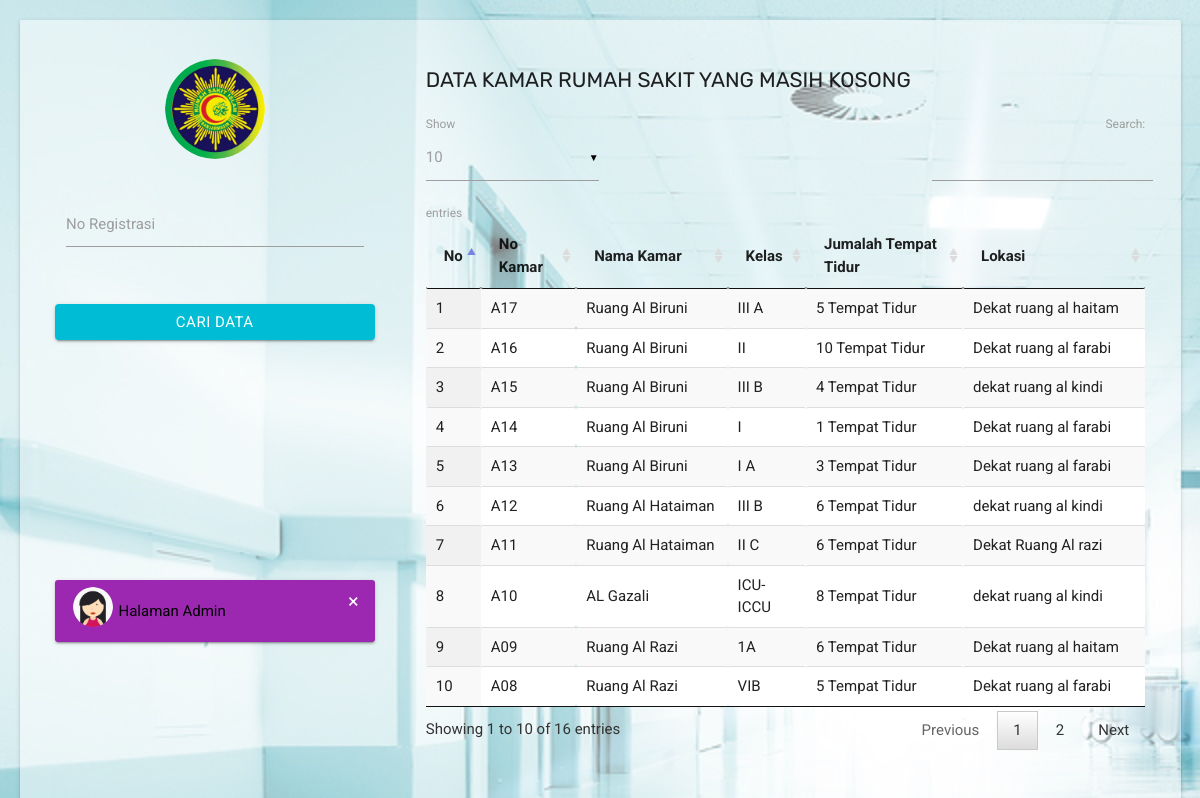
The app's page /visitor/temukan-pasien.php, older data.
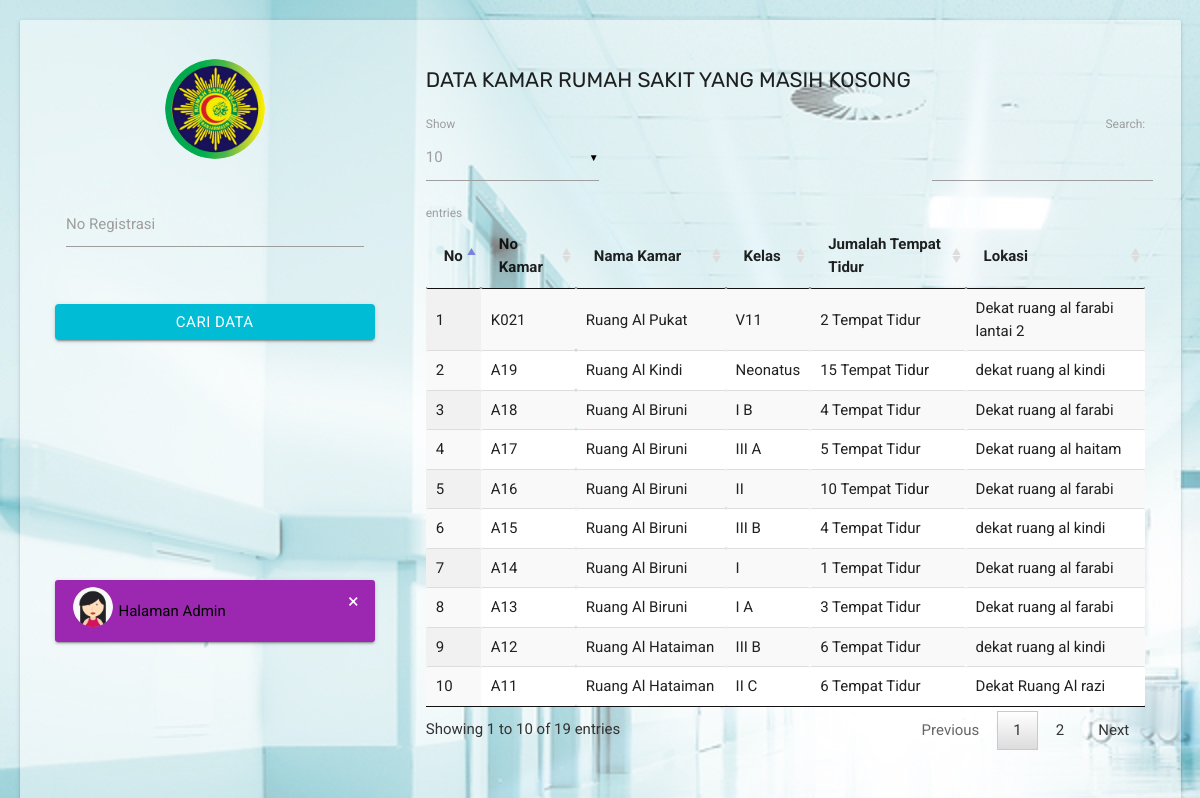
The same page, newer data.
### tables this page shows
CREATE TABLE `kamar` (
  `id_kamar` int(21) NOT NULL,
  `no_kamar` varchar(30) NOT NULL,
  `nama_kamar` varchar(30) NOT NULL,
  `kelas` varchar(30) NOT NULL,
  `jumlah_tt` varchar(30) NOT NULL,
  `lokasi` varchar(30) NOT NULL,
  `status` enum('On','Off') DEFAULT 'On',
  `keterangan` text NOT NULL
);

### visitor/temukan-pasien.php (the view, shortened to what this page needs)
<!DOCTYPE html>
<html lang="en">
<head>
    <head>
    <link href="../assets/css/materialize.css" type="text/css" rel="stylesheet">
    <link href="../assets/css/style.css" type="text/css" rel="stylesheet">
    <link href="../assets/css/custom.css" type="text/css" rel="stylesheet">
    <link href="../assets/css/perfect-scrollbar.css" type="text/css" rel="stylesheet">
    <link href="../assets/css/jquery-jvectormap.css" type="text/css" rel="stylesheet">
    <link href="../assets/css/flag-icon.min.css" type="text/css" rel="stylesheet">
    <link href="../assets/css/jquery.dataTables.min.css" type="text/css" rel="stylesheet">
  </head>
  <body style="background-image: url('../assets/images/front-tampilan/back.jpg');height: 100%;">
  <div class="container">
    <div id="login-page" class="row card-panel" style="height: 100%;background:rgba(255,255,255, 0.5); margin: 0 auto; margin-top: 20px;">
      <div class="col s4">
        <div class="login-form">
          <div class="row">
            <div class="input-field col s12 center">
              <img src="../assets/images/front-tampilan/lambang.jpg" alt="" class="circle responsive-img valign profile-image-login">
            </div>
          </div>
       <form action="temukan_proses.php" method="POST">
          <div class="row margin">
            <div class="input-field col s12">
              <input  type="text" name="no_registerasi" required="required">
              <label for="no_registerasi" class="center-align">No Registrasi</label>
            </div>
          </div>
        <br/>
          <div class="row">
            <div class="input-field col s12">
              <button type="submit" name="cari" class="btn waves-effect waves-light col s12">Cari Data</button>
            </div>
          </div>
        </form>
        <div id="card-alert" class="card purple" style="margin-top: 240px;">
                    <div class="card-content white-text">
                      <p class="single-alert">
                        <img src="../assets/images/avatar/avatar-15.png" alt="avatar" class="alert-circle responsive-img valign profile-image">
                        <a href="../login_form.php" style="color: black"><span>Halaman Admin</span></a>
                      </p>
                    </div>
                    <button type="button" class="close white-text" data-dismiss="alert" aria-label="Close">
                      <span aria-hidden="true">×</span>
                    </button>
        </div>
      </div>
    </div>
    <div class="col s8">
          <div class="row">
          <div class="col s12">
              <div id="table-datatables">
                <h4 class="header">Data Kamar Rumah Sakit yang Masih Kosong</h4>
                <div class="row">
                  <div class="col s12">
                    <table id="data-table-simple" class="responsive-table display" cellspacing="0">
                        <thead>
                        <tr>
                        <th> No </th>
                        <th> No Kamar </th>
                        <th> Nama Kamar </th>
                        <th> Kelas </th>
                        <th> Jumalah Tempat Tidur </th>
                        <th> Lokasi </th>
                        </tr>
                        </thead>
                       <tbody>
                        <?php
                        include '../config/koneksiDB.php';
                        $query="SELECT * FROM kamar WHERE status = 'On' ORDER BY id_kamar DESC";
                        $result=mysqli_query($koneksi, $query) or die(mysqli_error());
                        $no=1;
                        while ($data = mysqli_fetch_array($result, MYSQLI_BOTH)){
                        ?>
                        <tr>
                        <td><?php echo $no++; ?></td>
                        <td><?php echo $data['no_kamar']; ?></td>
                        <td><?php echo $data['nama_kamar']; ?></td>
                        <td><?php echo $data['kelas']; ?></td>
                        <td><?php echo $data['jumlah_tt']; ?></td>
                        <td><?php echo $data['lokasi']; ?></td>
                        </tr>
                      <?php
                        }
                      ?>
                     </tbody>
                    </table>
                  </div>
                </div>
              </div>
            </div>
          </div>
      </div>
  </div>
</div>
  </body>
</html>

Row changes from the older to the newer data that the page shows:
no longer on this page (row unchanged): kamar: no_kamar "A10", nama_kamar "AL Gazali", kelas "ICU-ICCU", jumlah_tt "8 Tempat Tidur", lokasi "dekat ruang al kindi"
no longer on this page (row unchanged): kamar: no_kamar "A09", nama_kamar "Ruang Al Razi", kelas "1A", jumlah_tt "6 Tempat Tidur", lokasi "Dekat ruang al haitam"
no longer on this page (row unchanged): kamar: no_kamar "A08", nama_kamar "Ruang Al Razi", kelas "VIB", jumlah_tt "5 Tempat Tidur", lokasi "Dekat ruang al farabi"
added kamar: no_kamar "K021", nama_kamar "Ruang Al Pukat", kelas "V11", jumlah_tt "2 Tempat Tidur", lokasi "Dekat ruang al farabi lantai 2"
now on this page (row edited): kamar: no_kamar "A19", nama_kamar "Ruang Al Kindi", kelas "Neonatus", jumlah_tt "15 Tempat Tidur", lokasi "dekat ruang al kindi"
now on this page (row edited): kamar: no_kamar "A18", nama_kamar "Ruang Al Biruni", kelas "I B", jumlah_tt "4 Tempat Tidur", lokasi "Dekat ruang al farabi"
Text that changed along with them:
text written by a page script: "Show ▼ entries Search: Showing 1 to 10 of 16 entries Previous 1 2 Next" → "Show ▼ entries Search: Showing 1 to 10 of 19 entries Previous 1 2 Next"
